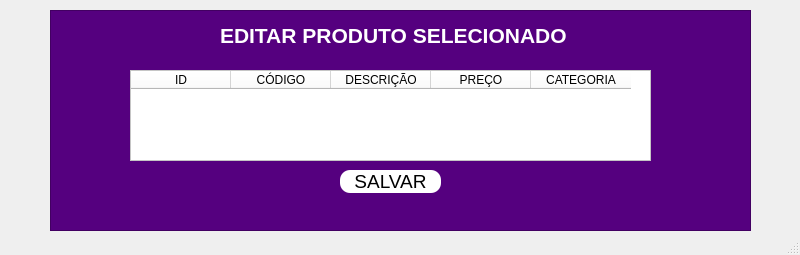
<?xml version="1.0" encoding="UTF-8"?>
<ui version="4.0">
 <class>MainWindow</class>
 <widget class="QMainWindow" name="MainWindow">
  <property name="geometry">
   <rect>
    <x>0</x>
    <y>0</y>
    <width>800</width>
    <height>255</height>
   </rect>
  </property>
  <property name="windowTitle">
   <string>MainWindow</string>
  </property>
  <widget class="QWidget" name="centralwidget">
   <widget class="QFrame" name="frame">
    <property name="geometry">
     <rect>
      <x>50</x>
      <y>10</y>
      <width>701</width>
      <height>221</height>
     </rect>
    </property>
    <property name="styleSheet">
     <string notr="true">background-color: rgb(85, 0, 127);
color: rgb(255, 255, 255);</string>
    </property>
    <property name="frameShape">
     <enum>QFrame::StyledPanel</enum>
    </property>
    <property name="frameShadow">
     <enum>QFrame::Raised</enum>
    </property>
    <widget class="QLabel" name="label">
     <property name="geometry">
      <rect>
       <x>170</x>
       <y>10</y>
       <width>361</width>
       <height>31</height>
      </rect>
     </property>
     <property name="font">
      <font>
       <pointsize>16</pointsize>
       <weight>75</weight>
       <bold>true</bold>
      </font>
     </property>
     <property name="text">
      <string>EDITAR PRODUTO SELECIONADO</string>
     </property>
    </widget>
    <widget class="QTableWidget" name="tableWidget">
     <property name="geometry">
      <rect>
       <x>80</x>
       <y>60</y>
       <width>521</width>
       <height>91</height>
      </rect>
     </property>
     <property name="styleSheet">
      <string notr="true">background-color: rgb(255, 255, 255);
color: rgb(0, 0, 0);</string>
     </property>
     <column>
      <property name="text">
       <string>ID</string>
      </property>
     </column>
     <column>
      <property name="text">
       <string>CÓDIGO</string>
      </property>
     </column>
     <column>
      <property name="text">
       <string>DESCRIÇÃO</string>
      </property>
     </column>
     <column>
      <property name="text">
       <string>PREÇO</string>
      </property>
     </column>
     <column>
      <property name="text">
       <string>CATEGORIA</string>
      </property>
     </column>
    </widget>
    <widget class="QPushButton" name="salvar">
     <property name="geometry">
      <rect>
       <x>290</x>
       <y>160</y>
       <width>101</width>
       <height>23</height>
      </rect>
     </property>
     <property name="font">
      <font>
       <pointsize>14</pointsize>
      </font>
     </property>
     <property name="styleSheet">
      <string notr="true">color: rgb(0, 0, 0);
background-color: rgb(255, 255, 255);
border-radius: 10px;</string>
     </property>
     <property name="text">
      <string>SALVAR</string>
     </property>
    </widget>
   </widget>
  </widget>
  <widget class="QMenuBar" name="menubar">
   <property name="geometry">
    <rect>
     <x>0</x>
     <y>0</y>
     <width>800</width>
     <height>21</height>
    </rect>
   </property>
  </widget>
  <widget class="QStatusBar" name="statusbar"/>
 </widget>
 <resources/>
 <connections/>
</ui>
